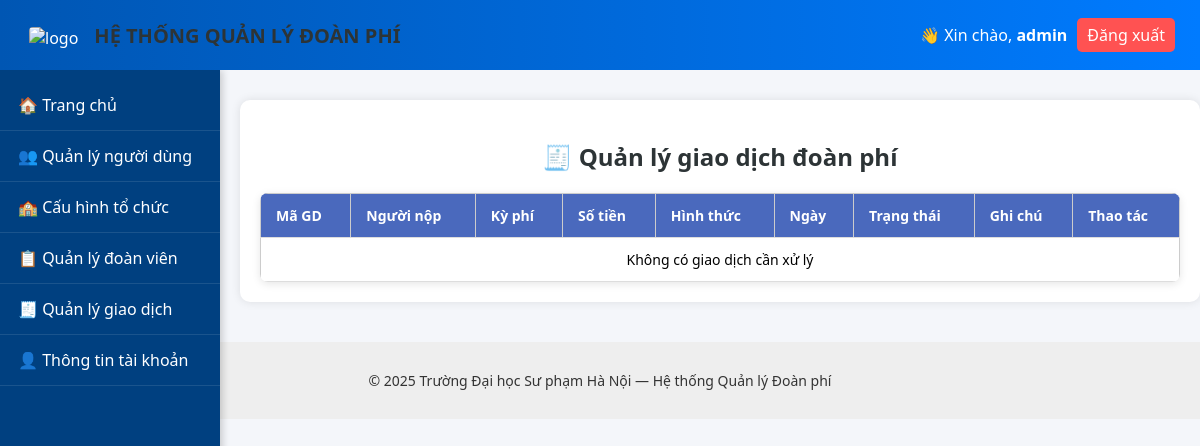
The page /pages/manage_transactions.php (signed in) on the database as committed earlier.
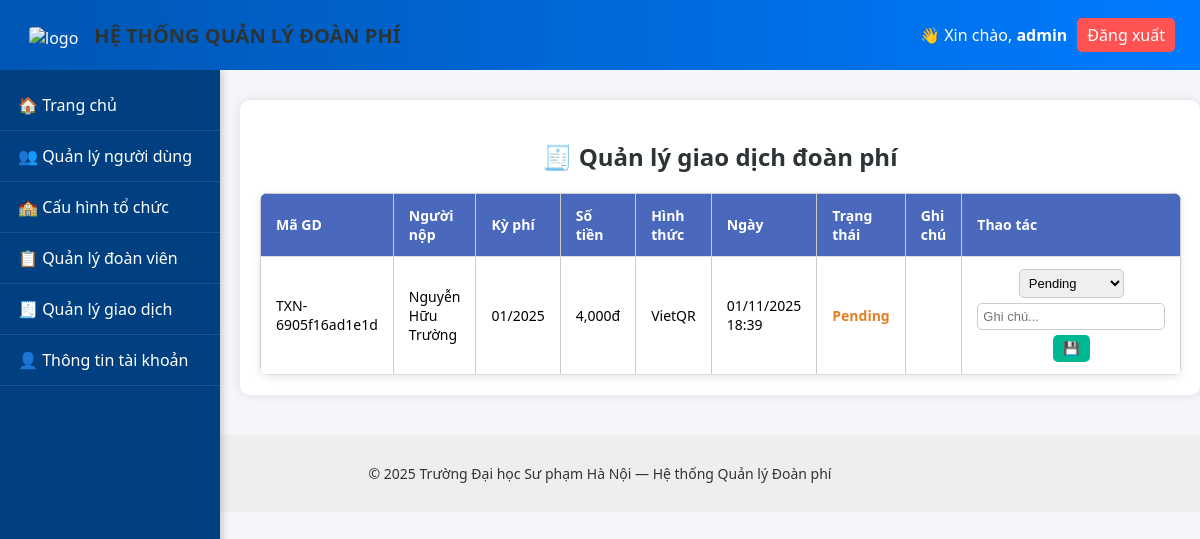
The same page on the database as committed later.
### tables this page shows
CREATE TABLE `fee_payment` (
  `id` int(11) NOT NULL,
  `obligation_id` int(11) NOT NULL,
  `payer_id` int(11) NOT NULL,
  `collector_id` int(11) DEFAULT NULL,
  `payment_method` varchar(100) NOT NULL,
  `payment_date` datetime DEFAULT current_timestamp(),
  `amount` decimal(10,2) NOT NULL,
  `status` enum('Pending','Success','Failed','Need review','Canceled') DEFAULT 'Pending',
  `receipt_id` int(11) DEFAULT NULL,
  `transaction_code` varchar(100) DEFAULT NULL,
  `note` text DEFAULT NULL,
  `created_at` datetime DEFAULT current_timestamp(),
  `updated_at` datetime DEFAULT current_timestamp() ON UPDATE current_timestamp()
);

CREATE TABLE `users` (
  `userId` int(11) NOT NULL,
  `userName` varchar(255) NOT NULL,
  `fullName` varchar(255) DEFAULT NULL,
  `gender` enum('M','F','O') DEFAULT 'O',
  `identifyCard` varchar(255) DEFAULT NULL,
  `email` varchar(255) DEFAULT NULL,
  `password` varchar(255) NOT NULL,
  `birthDate` date DEFAULT NULL,
  `joinDate` date DEFAULT NULL,
  `unit` varchar(255) DEFAULT NULL,
  `isAdmin` tinyint(1) DEFAULT 0,
  `createdAt` datetime DEFAULT current_timestamp(),
  `updatedAt` datetime DEFAULT current_timestamp() ON UPDATE current_timestamp()
);

CREATE TABLE `fee_obligation` (
  `id` int(11) NOT NULL,
  `user_id` int(11) NOT NULL,
  `policy_id` int(11) NOT NULL,
  `period_label` varchar(50) NOT NULL,
  `amount` decimal(10,2) NOT NULL,
  `due_date` date NOT NULL,
  `status` enum('Chưa nộp','Đã nộp','Quá hạn','Miễn giảm') DEFAULT 'Chưa nộp',
  `reference_code` varchar(100) DEFAULT NULL,
  `created_at` datetime DEFAULT current_timestamp(),
  `updated_at` datetime DEFAULT current_timestamp() ON UPDATE current_timestamp()
);

### pages/manage_transactions.php (the view, shortened to what this page needs)
<?php
include("../includes/header.php");
include("../includes/navbar.php");
include("../config/db.php");
$sql = "
  SELECT p.id, p.transaction_code, p.payment_method, p.amount, p.status, p.note, p.payment_date,
         u.fullName AS payer_name, o.period_label, o.status AS obligation_status
  FROM fee_payment p
  JOIN users u ON p.payer_id = u.userId
  JOIN fee_obligation o ON p.obligation_id = o.id
  WHERE p.status IN ('Pending', 'Need review')
  ORDER BY p.payment_date DESC
";
$transactions = $conn->query($sql);
?>
<div class="container">
  <h2>🧾 Quản lý giao dịch đoàn phí</h2>
  <table class="table">
    <thead>
      <tr>
        <th>Mã GD</th>
        <th>Người nộp</th>
        <th>Kỳ phí</th>
        <th>Số tiền</th>
        <th>Hình thức</th>
        <th>Ngày</th>
        <th>Trạng thái</th>
        <th>Ghi chú</th>
        <th>Thao tác</th>
      </tr>
    </thead>
    <tbody>
      <?php if ($transactions->num_rows > 0): ?>
        <?php while ($t = $transactions->fetch_assoc()): ?>
          <tr>
            <td><?= htmlspecialchars($t['transaction_code']) ?></td>
            <td><?= htmlspecialchars($t['payer_name']) ?></td>
            <td><?= htmlspecialchars($t['period_label']) ?></td>
            <td><?= number_format($t['amount'], 0) ?>đ</td>
            <td><?= htmlspecialchars($t['payment_method']) ?></td>
            <td><?= date("d/m/Y H:i", strtotime($t['payment_date'])) ?></td>
            <td><span class="status <?= strtolower($t['status']) ?>"><?= $t['status'] ?></span></td>
            <td><?= htmlspecialchars($t['note']) ?></td>
            <td>
              <form method="POST" class="inline-form">
                <select name="status" class="status-select">
                  <option value="Pending" <?= $t['status'] == 'Pending' ? 'selected' : '' ?>>Pending</option>
                </select>
                <input type="text" name="note" placeholder="Ghi chú..." value="<?= htmlspecialchars($t['note']) ?>">
                <button type="submit" class="btn-update">💾</button>
              </form>
            </td>
          </tr>
        <?php endwhile; ?>
      <?php else: ?>
        <tr><td colspan="9" style="text-align:center;">Không có giao dịch cần xử lý</td></tr>
      <?php endif; ?>
    </tbody>
  </table>
</div>
<?php include("../includes/footer.php"); ?>

Rows that differ between the two databases and show on the page:
added fee_payment: transaction_code "TXN-6905f16ad1e1d", payer.fullName "Nguyễn Hữu Trường", obligation.period_label "01/2025", amount "4,000", payment_method "VietQR", payment_date "01/11/2025 18:39", status "Pending"
Other text that changed with them:
text no longer shown: "Không có giao dịch cần xử lý"
